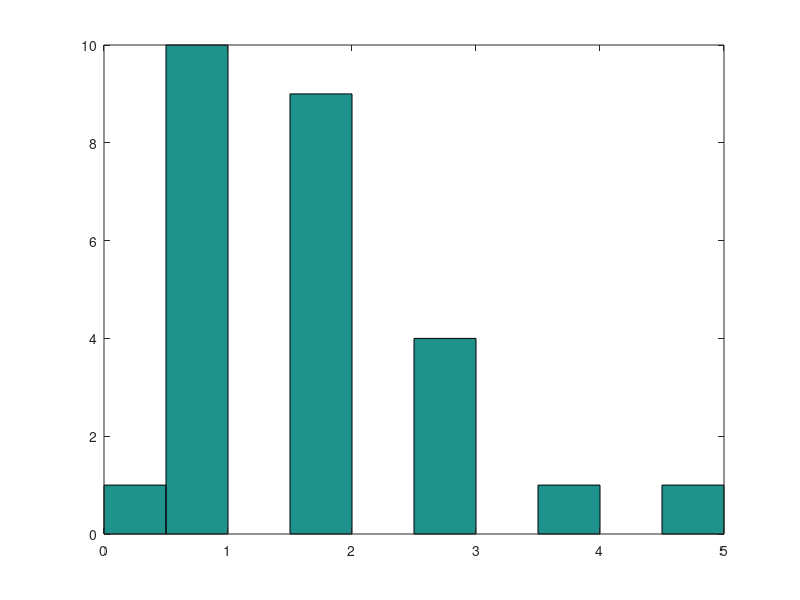

Source code (MATLAB):
A = randi([0:1],[100,1])
RunMax = 0;
j = 1;
index = 1;
count = 0;
flag = 0; %//  to see if the previous encounter was 0 or 1 
for i = 1 : length(A)
    if A(i) == 1
        count = count + 1;
        if flag == 0 
            index = i;
            flag = 1;
        end
    end
    if A(i) == 0 || i == length(A)
        RunLength(j)= count;
        if count > RunMax
            RunMax = count;
        end
        if flag == 1
            j = j+1;
        end
        flag = 0;
        count = 0;
    end
end
RunMax   % Longest Run of Heads %
hist(RunLength)

